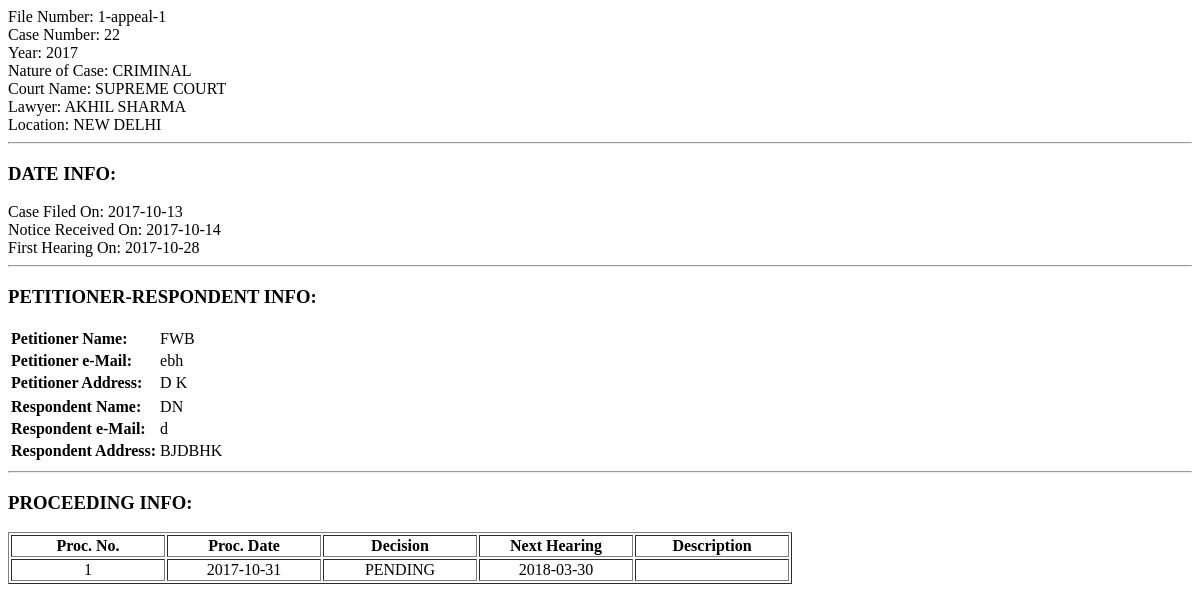
Page /report.php?fileNumber=1-appeal-1 (signed in) on the earlier database version.
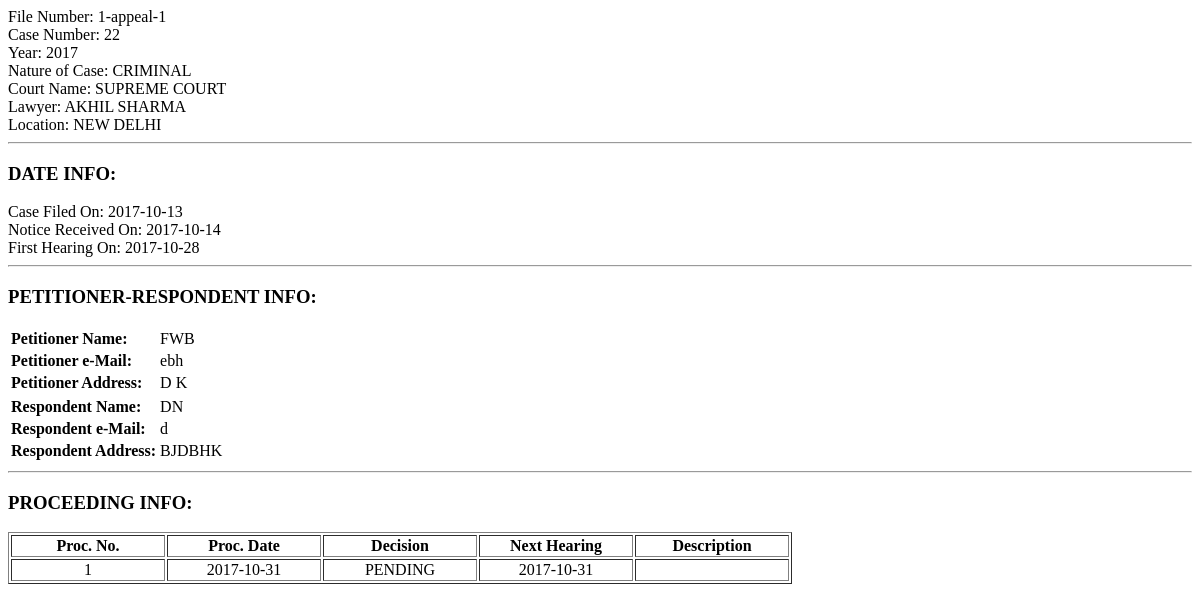
Same page on the later database version.
### tables this page shows
CREATE TABLE `case_info` (
  `file_number` varchar(50) NOT NULL,
  `case_number` varchar(50) NOT NULL,
  `year` varchar(4) NOT NULL,
  `case_type` varchar(50) NOT NULL,
  `court_name` varchar(50) NOT NULL,
  `lawyer` varchar(50) NOT NULL,
  `location` varchar(100) DEFAULT NULL
);

CREATE TABLE `date_info` (
  `file_number` varchar(50) NOT NULL,
  `case_filed_on` date NOT NULL,
  `notice_received_on` date NOT NULL,
  `first_hearing_on` date NOT NULL
);

CREATE TABLE `petitioner_respondent_info` (
  `file_number` varchar(50) NOT NULL,
  `petitioner_name` varchar(50) NOT NULL,
  `petitioner_email` varchar(100) DEFAULT NULL,
  `petitioner_address` mediumtext NOT NULL,
  `petitioner_file_type` varchar(100) DEFAULT NULL,
  `petitioner_file` longblob,
  `respondent_name` varchar(50) NOT NULL,
  `respondent_email` varchar(100) DEFAULT NULL,
  `respondent_address` mediumtext NOT NULL,
  `respondent_file_type` varchar(100) DEFAULT NULL,
  `respondent_file` longblob
);

CREATE TABLE `latest_proceeding` (
  `file_number` varchar(50) NOT NULL,
  `proceeding_number` int(10) NOT NULL,
  `proceeding_date` date NOT NULL,
  `decision` varchar(100) NOT NULL,
  `description` varchar(500) DEFAULT NULL,
  `next_hearing_on` date DEFAULT NULL,
  `order_file` longblob,
  `order_file_type` varchar(100) DEFAULT NULL
);

### report.php (the view, shortened to what this page needs)
<?php
	if($_SESSION['username']){?>
<?php
	$caseInfoResult = "";
	$dateResult = "";
	$petiResResult = "";
	$proceedingResult = "";
	$fileNumber = "";
	if(isset($_GET['fileNumber'])){
		require('connection.php');
		$fileNumber = $_GET['fileNumber'];
		$caseInfoQuery = "SELECT * FROM `case_info` where file_number = '$fileNumber'";
			$caseInfoResult = mysqli_query($connection, $caseInfoQuery) or die(mysqli_error($connection));
			$caseInfoResult = mysqli_fetch_assoc($caseInfoResult);
		$dateQuery = "SELECT * FROM `date_info` WHERE file_number = '$fileNumber'";
			$dateResult = mysqli_query($connection, $dateQuery) or die(mysqli_error($connection));
			$dateResult = mysqli_fetch_assoc($dateResult);
		$petiResQuery = "SELECT petitioner_name, petitioner_email, petitioner_address, respondent_name, respondent_email, respondent_address FROM `petitioner_respondent_info` where file_number = '$fileNumber'";
			$petiResResult = mysqli_query($connection, $petiResQuery) or die(mysqli_error($connection));
			$petiResResult = mysqli_fetch_assoc($petiResResult);
		$proceedingQuery = "SELECT proceeding_number, proceeding_date, decision, next_hearing_on, description FROM `latest_proceeding` where file_number = '$fileNumber'";
			$proceedingResult = mysqli_query($connection, $proceedingQuery) or die(mysqli_error($connection));
			$proceedingResult = mysqli_fetch_assoc($proceedingResult);
     }
?>
<html>
<head>
</head>
<body>
File Number: <?php echo $fileNumber; ?><br />
Case Number: <?php echo $caseInfoResult['case_number']; ?><br />
Year: <?php echo $caseInfoResult['year']; ?><br />
Nature of Case: <?php echo $caseInfoResult['case_type']; ?><br />
Court Name: <?php echo $caseInfoResult['court_name']; ?><br />
Lawyer: <?php echo $caseInfoResult['lawyer']; ?><br />
Location: <?php echo $caseInfoResult['location']; ?><br />
<hr />
<h3>DATE INFO:</h3>
Case Filed On: <?php echo $dateResult['case_filed_on']; ?><br />
Notice Received On: <?php echo $dateResult['notice_received_on'];?><br />
First Hearing On: <?php echo $dateResult['first_hearing_on'];?><br />
<hr />
<h3>PETITIONER-RESPONDENT INFO:</h3>
<table>
	<tr><th align="left" valign="top">Petitioner Name: </th><td><?php echo $petiResResult['petitioner_name']; ?></td>
<tr><th align="left" valign="top">Petitioner e-Mail: </th><td><?php echo $petiResResult['petitioner_email']; ?></td>
</tr><tr>
	<th align="left" valign="top">Petitioner Address: </th><td><?php echo $petiResResult['petitioner_address']; ?></td>
</tr>
<tr>
	<th align="left" valign="top">Respondent Name: </th><td><?php echo $petiResResult['respondent_name']; ?></td></tr>
<tr><th align="left" valign="top">Respondent e-Mail: </th><td><?php echo $petiResResult['respondent_email']; ?></td>
<tr>
	<th align="left" valign="top">Respondent Address: </th><td><?php echo $petiResResult['respondent_address']; ?></td>
</tr>
</table>
<hr />
<h3>PROCEEDING INFO:</h3>
<table border="1">
<tr>	<th>Proc. No.</th>
	<th>Proc. Date</th>
	<th>Decision</th>
	<th>Next Hearing</th>
<th>Description</th>
</tr>
<tr>
	<td align="center"><?php echo $proceedingResult['proceeding_number']; ?></td>
	<td align="center"><?php echo $proceedingResult['proceeding_date']; ?></td>
	<td align="center"><?php echo $proceedingResult['decision']; ?></td>
	<td align="center"><?php if($proceedingResult['decision'] == "FINAL JUDGEMENT"){echo "N/A";}else{echo $proceedingResult['next_hearing_on'];}?></td>
	<td align="center"><?php echo $proceedingResult['description']; ?></td>
</tr>
		</table>
	</body>
</html>
<?php
}
else{
  header("location:index.php");
}
?>

### report.php (style rules this page uses)
td { word-wrap: break-word; max-width: 150px; width: 150px; }

Differences in the rows shown:
changed latest_proceeding "PENDING": next_hearing_on "2018-03-30" → "2017-10-31"
